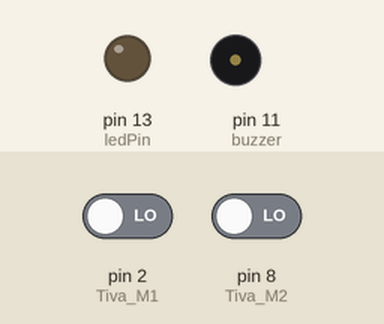
Recording of a sketch running on a simulated Arduino Uno, built with avr-gcc and run on an emulated ATmega328P. Shown: output pins drawn as LEDs (lit = HIGH), buzzer (waves = sounding). The inputs (shaded band) are chosen by the test bench; at power-on: pin 2 (Tiva_M1) LOW, pin 8 (Tiva_M2) LOW.

Above: at 1.2 s.
1.3 s: pin 2 (Tiva_M1) driven HIGH
At 3.67 s:
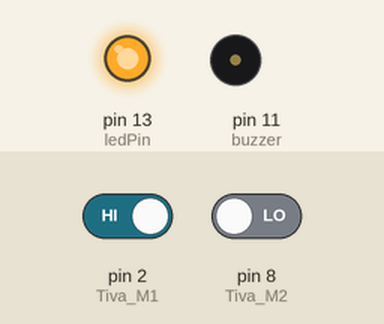
At 9.9 s:
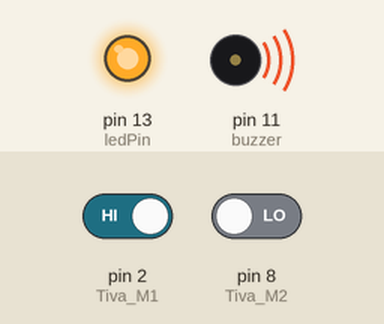
Timing chart, 0 to 10.3 s (numbered marks = the images above; inputs shaded):
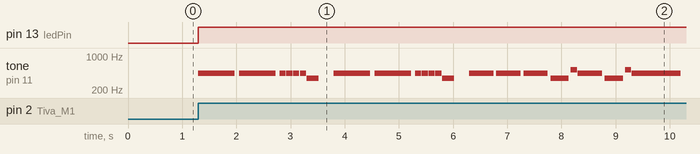

The sketch:

musica_space_invaders_arduino.ino
```cpp
#define NOTE_B0  31
#define NOTE_C1  33
#define NOTE_CS1 35
#define NOTE_D1  37
#define NOTE_DS1 39
#define NOTE_E1  41
#define NOTE_F1  44
#define NOTE_FS1 46
#define NOTE_G1  49
#define NOTE_GS1 52
#define NOTE_A1  55
#define NOTE_AS1 58
#define NOTE_B1  62
#define NOTE_C2  65
#define NOTE_CS2 69
#define NOTE_D2  73
#define NOTE_DS2 78
#define NOTE_E2  82
#define NOTE_F2  87
#define NOTE_FS2 93
#define NOTE_G2  98
#define NOTE_GS2 104
#define NOTE_A2  110
#define NOTE_AS2 117
#define NOTE_B2  123
#define NOTE_C3  131
#define NOTE_CS3 139
#define NOTE_D3  147
#define NOTE_DS3 156
#define NOTE_E3  165
#define NOTE_F3  175
#define NOTE_FS3 185
#define NOTE_G3  196
#define NOTE_GS3 208
#define NOTE_A3  220
#define NOTE_AS3 233
#define NOTE_B3  247
#define NOTE_C4  262
#define NOTE_CS4 277
#define NOTE_D4  294
#define NOTE_DS4 311
#define NOTE_E4  330
#define NOTE_F4  349
#define NOTE_FS4 370
#define NOTE_G4  392
#define NOTE_GS4 415
#define NOTE_A4  440
#define NOTE_AS4 466
#define NOTE_B4  494
#define NOTE_C5  523
#define NOTE_CS5 554
#define NOTE_D5  587
#define NOTE_DS5 622
#define NOTE_E5  659
#define NOTE_F5  698
#define NOTE_FS5 740
#define NOTE_G5  784
#define NOTE_GS5 831
#define NOTE_A5  880
#define NOTE_AS5 932
#define NOTE_B5  988
#define NOTE_C6  1047
#define NOTE_CS6 1109
#define NOTE_D6  1175
#define NOTE_DS6 1245
#define NOTE_E6  1319
#define NOTE_F6  1397
#define NOTE_FS6 1480
#define NOTE_G6  1568
#define NOTE_GS6 1661
#define NOTE_A6  1760
#define NOTE_AS6 1865
#define NOTE_B6  1976
#define NOTE_C7  2093
#define NOTE_CS7 2217
#define NOTE_D7  2349
#define NOTE_DS7 2489
#define NOTE_E7  2637
#define NOTE_F7  2794
#define NOTE_FS7 2960
#define NOTE_G7  3136
#define NOTE_GS7 3322
#define NOTE_A7  3520
#define NOTE_AS7 3729
#define NOTE_B7  3951
#define NOTE_C8  4186
#define NOTE_CS8 4435
#define NOTE_D8  4699
#define NOTE_DS8 4978
#define REST      0


// change this to make the song slower or faster
int tempo = 120;    //Melodia principal
int tempo2 = 70;    //Tiempo para melodia 2

// change this to whichever pin you want to use
int buzzer = 11;


// cancion 1
int melody_star_wars[] = {

  // Dart Vader theme (Imperial March) - Star wars
  // Score available at https://musescore.com/user/202909/scores/1141521
  // The tenor saxophone part was used

  NOTE_A4,-4, NOTE_A4,-4, NOTE_A4,16, NOTE_A4,16, NOTE_A4,16, NOTE_A4,16, NOTE_F4,8, REST,8,
  NOTE_A4,-4, NOTE_A4,-4, NOTE_A4,16, NOTE_A4,16, NOTE_A4,16, NOTE_A4,16, NOTE_F4,8, REST,8,
  NOTE_A4,4, NOTE_A4,4, NOTE_A4,4, NOTE_F4,-8, NOTE_C5,16,

  NOTE_A4,4, NOTE_F4,-8, NOTE_C5,16, NOTE_A4,2,//4
  NOTE_E5,4, NOTE_E5,4, NOTE_E5,4, NOTE_F5,-8, NOTE_C5,16,
  NOTE_A4,4, NOTE_F4,-8, NOTE_C5,16, NOTE_A4,2,

  NOTE_A5,4, NOTE_A4,-8, NOTE_A4,16, NOTE_A5,4, NOTE_GS5,-8, NOTE_G5,16, //7
  NOTE_DS5,16, NOTE_D5,16, NOTE_DS5,8, REST,8, NOTE_A4,8, NOTE_DS5,4, NOTE_D5,-8, NOTE_CS5,16,

  NOTE_C5,16, NOTE_B4,16, NOTE_C5,16, REST,8, NOTE_F4,8, NOTE_GS4,4, NOTE_F4,-8, NOTE_A4,-16,//9
  NOTE_C5,4, NOTE_A4,-8, NOTE_C5,16, NOTE_E5,2,

  NOTE_A5,4, NOTE_A4,-8, NOTE_A4,16, NOTE_A5,4, NOTE_GS5,-8, NOTE_G5,16, //7
  NOTE_DS5,16, NOTE_D5,16, NOTE_DS5,8, REST,8, NOTE_A4,8, NOTE_DS5,4, NOTE_D5,-8, NOTE_CS5,16,

  NOTE_C5,16, NOTE_B4,16, NOTE_C5,16, REST,8, NOTE_F4,8, NOTE_GS4,4, NOTE_F4,-8, NOTE_A4,-16,//9
  NOTE_A4,4, NOTE_F4,-8, NOTE_C5,16, NOTE_A4,2,

};

// cancion 2
int melody_godfather[] = {

  NOTE_E4, 8, NOTE_A4, 8, NOTE_C5, 8, //1
  NOTE_B4, 8, NOTE_A4, 8, NOTE_C5, 8, NOTE_A4, 8, NOTE_B4, 8, NOTE_A4, 8, NOTE_F4, 8, NOTE_G4, 8,
  NOTE_E4, 2, NOTE_E4, 8, NOTE_A4, 8, NOTE_C5, 8,
  NOTE_B4, 8, NOTE_A4, 8, NOTE_C5, 8, NOTE_A4, 8, NOTE_C5, 8, NOTE_A4, 8, NOTE_E4, 8, NOTE_DS4, 8,

  NOTE_D4, 2, NOTE_D4, 8, NOTE_F4, 8, NOTE_GS4, 8, //5
  NOTE_B4, 2, NOTE_D4, 8, NOTE_F4, 8, NOTE_GS4, 8,
  NOTE_A4, 2, NOTE_C4, 8, NOTE_C4, 8, NOTE_G4, 8,
  NOTE_F4, 8, NOTE_E4, 8, NOTE_G4, 8, NOTE_F4, 8, NOTE_F4, 8, NOTE_E4, 8, NOTE_E4, 8, NOTE_GS4, 8,

  NOTE_A4, 2, REST,8, NOTE_A4, 8, NOTE_A4, 8, NOTE_GS4, 8, //9
  NOTE_G4, 2, NOTE_B4, 8, NOTE_A4, 8, NOTE_F4, 8,
  NOTE_E4, 2, NOTE_E4, 8, NOTE_G4, 8, NOTE_E4, 8,
  NOTE_D4, 2, NOTE_D4, 8, NOTE_D4, 8, NOTE_F4, 8, NOTE_DS4, 8,

  NOTE_E4, 2, REST, 8, NOTE_E4, 8, NOTE_A4, 8, NOTE_C5, 8, //13

  //replay
  NOTE_B4, 8, NOTE_A4, 8, NOTE_C5, 8, NOTE_A4, 8, NOTE_B4, 8, NOTE_A4, 8, NOTE_F4, 8, NOTE_G4, 8, //2
  NOTE_E4, 2, NOTE_E4, 8, NOTE_A4, 8, NOTE_C5, 8,
  NOTE_B4, 8, NOTE_A4, 8, NOTE_C5, 8, NOTE_A4, 8, NOTE_C5, 8, NOTE_A4, 8, NOTE_E4, 8, NOTE_DS4, 8,

  NOTE_D4, 2, NOTE_D4, 8, NOTE_F4, 8, NOTE_GS4, 8, //5
  NOTE_B4, 2, NOTE_D4, 8, NOTE_F4, 8, NOTE_GS4, 8,
  NOTE_A4, 2, NOTE_C4, 8, NOTE_C4, 8, NOTE_G4, 8,
  NOTE_F4, 8, NOTE_E4, 8, NOTE_G4, 8, NOTE_F4, 8, NOTE_F4, 8, NOTE_E4, 8, NOTE_E4, 8, NOTE_GS4, 8,

  NOTE_A4, 2, REST,8, NOTE_A4, 8, NOTE_A4, 8, NOTE_GS4, 8, //9
  NOTE_G4, 2, NOTE_B4, 8, NOTE_A4, 8, NOTE_F4, 8,
  NOTE_E4, 2, NOTE_E4, 8, NOTE_G4, 8, NOTE_E4, 8,
  NOTE_D4, 2, NOTE_D4, 8, NOTE_D4, 8, NOTE_F4, 8, NOTE_DS4, 8,

  NOTE_E4, 2 //13
};


// sizeof gives the number of bytes, each int value is composed of two bytes (16 bits)
// there are two values per note (pitch and duration), so for each note there are four bytes
int notes = sizeof(melody_star_wars) / sizeof(melody_star_wars[0]) / 2;

// this calculates the duration of a whole note in ms
int wholenote  = (60000 * 4) / tempo;
int wholenote2 = (60000 * 4) / tempo2;
int divider = 0, noteDuration = 0;

// Variables para el cambio de cacncion con los pines de señal de la Tiva
const int Tiva_M1 = 2;     // the number of the pushbutton pin
const int Tiva_M2 = 8;     // the number of the pushbutton pin
const int ledPin =  13;    // the number of the LED pin INDICADOR

// variables will change:
bool Tiva_M1_ON = 0;
bool Tiva_M2_ON = 0;


void setup() {
  pinMode(ledPin, OUTPUT);
  pinMode(Tiva_M1, INPUT);
  pinMode(Tiva_M2, INPUT);
}

void loop() {
  Tiva_M1_ON  = digitalRead(Tiva_M1);
  Tiva_M2_ON  = digitalRead(Tiva_M2);

  if (Tiva_M1_ON == HIGH) {
    digitalWrite(ledPin, HIGH); //Led indicador

    for (int thisNote = 0; thisNote < notes * 2; thisNote = thisNote + 2) {

      // calculates the duration of each note
      divider = melody_star_wars[thisNote + 1];
      if (divider > 0) {
        // regular note, just proceed
        noteDuration = (wholenote) / divider;
      } else if (divider < 0) {
        // dotted notes are represented with negative durations!!
        noteDuration = (wholenote) / abs(divider);
        noteDuration *= 1.5; // increases the duration in half for dotted notes
      }

      // we only play the note for 90% of the duration, leaving 10% as a pause
      tone(buzzer, melody_star_wars[thisNote], noteDuration*0.9);

      // Wait for the specief duration before playing the next note.
      delay(noteDuration);

      // stop the waveform generation before the next note.
      noTone(buzzer);
    }

  }


  if (Tiva_M2_ON == HIGH) {
    digitalWrite(ledPin, LOW);
    delay(10);
    digitalWrite(ledPin, HIGH);

    for (int thisNote = 0; thisNote < notes * 2; thisNote = thisNote + 2) {

      // calculates the duration of each note
      divider = melody_godfather[thisNote + 1];
      if (divider > 0) {
        // regular note, just proceed
        noteDuration = (wholenote) / divider;
      } else if (divider < 0) {
        // dotted notes are represented with negative durations!!
        noteDuration = (wholenote) / abs(divider);
        noteDuration *= 1.5; // increases the duration in half for dotted notes
      }

      // we only play the note for 90% of the duration, leaving 10% as a pause
      tone(buzzer, melody_godfather[thisNote], noteDuration * 0.9);

      // Wait for the specief duration before playing the next note.
      delay(noteDuration);

      // stop the waveform generation before the next note.
      noTone(buzzer);

    }

  }


}
```

Measured:
- after the input at 1.3 s, pin 13 (ledPin): LOW → HIGH at once; tone on pin 11 (buzzer): plays 440 Hz for 0.68 s, 440 Hz for 0.68 s, 440 Hz for 0.11 s, 440 Hz for 0.11 s, 440 Hz for 0.11 s, 440 Hz for 0.11 s … (23 notes in this stretch), starting at once
